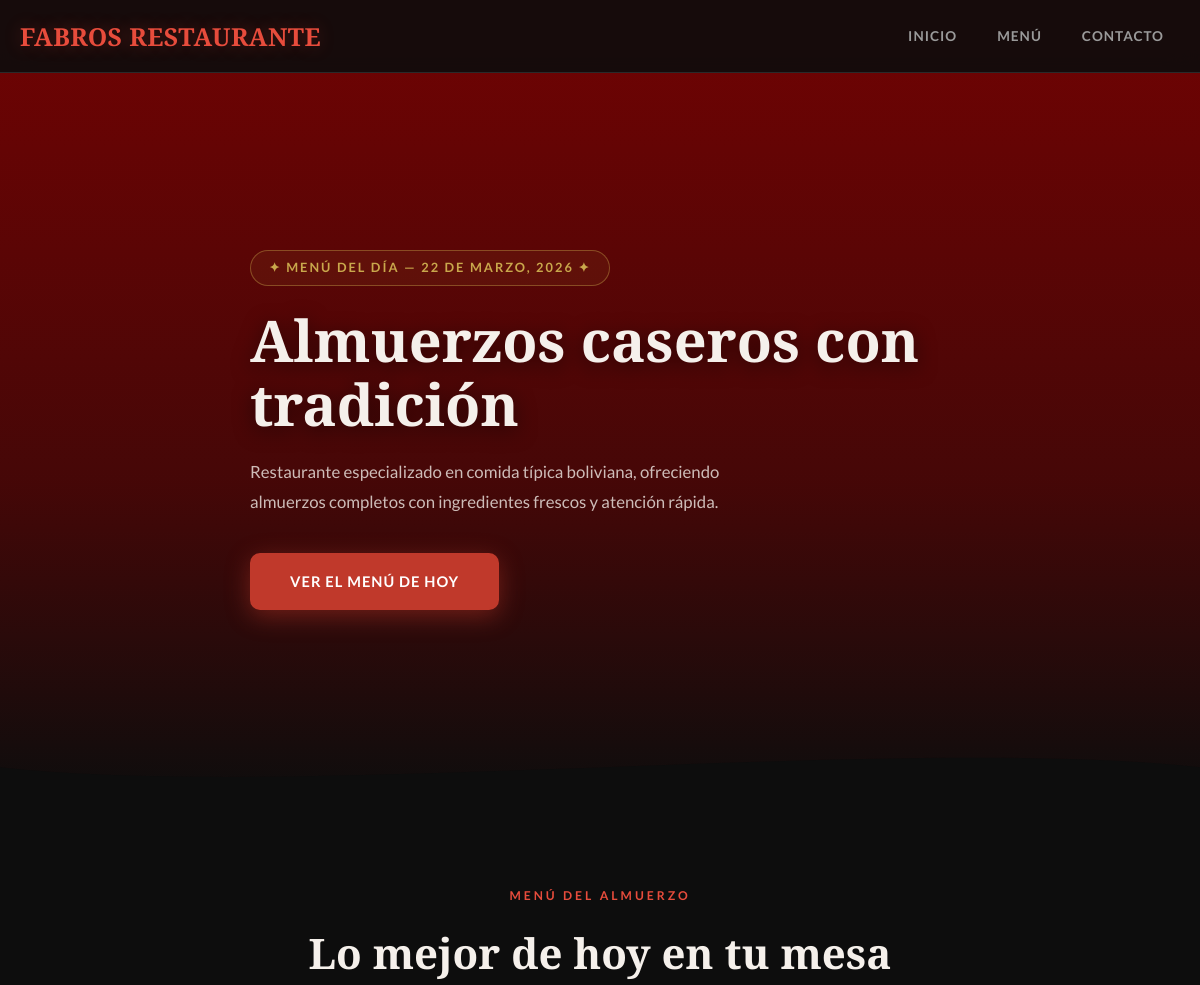
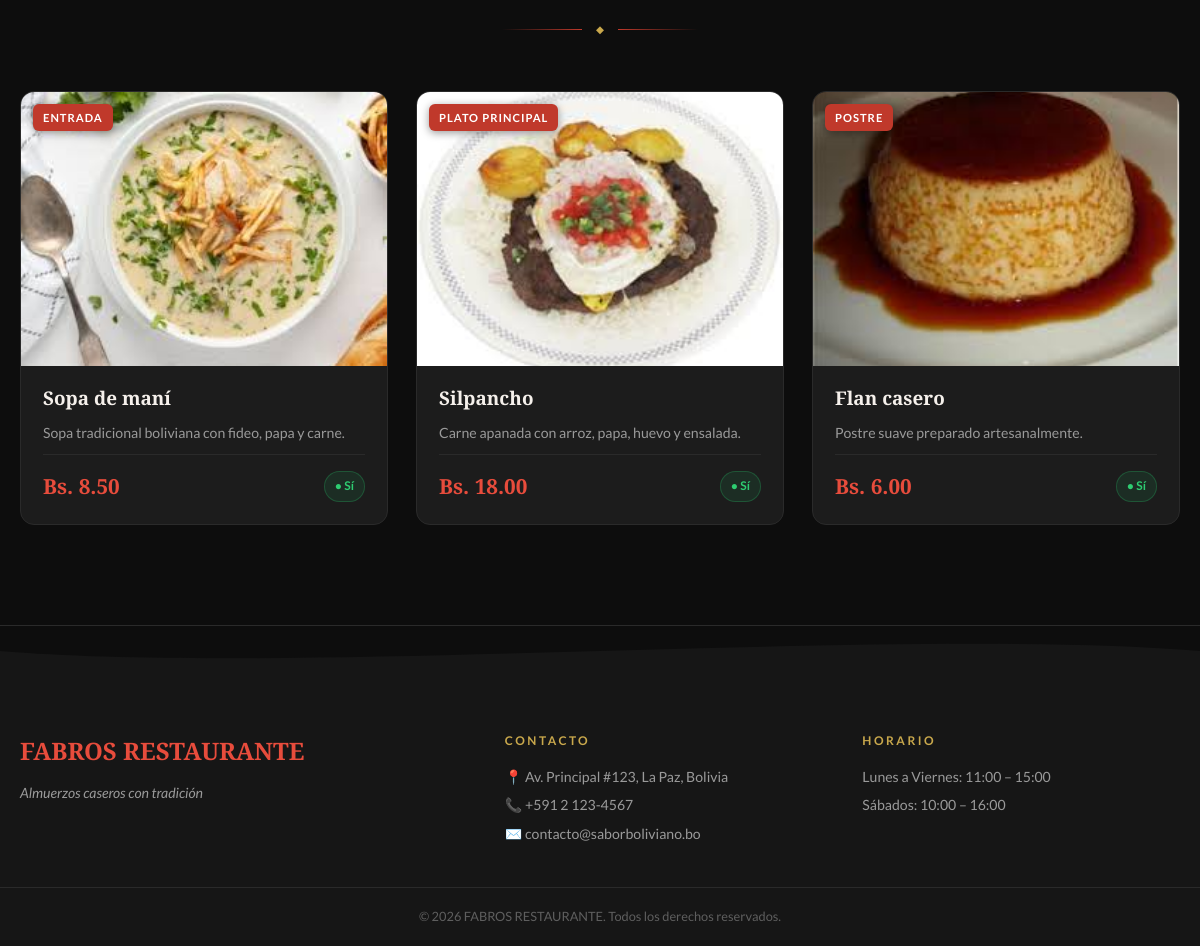
The page / on the database its author committed (2 pictures, top to bottom).
### tables this page shows
CREATE TABLE restaurante (
        id INTEGER PRIMARY KEY AUTOINCREMENT,
        nombre TEXT NOT NULL,
        eslogan TEXT,
        descripcion TEXT NOT NULL,
        logo TEXT,
        imagen_portada TEXT
    );

CREATE TABLE menu_almuerzo (
        id INTEGER PRIMARY KEY AUTOINCREMENT,
        fecha DATE NOT NULL,
        nombre_plato TEXT NOT NULL,
        descripcion TEXT NOT NULL,
        categoria TEXT NOT NULL,
        precio REAL NOT NULL,
        imagen TEXT,
        disponible TEXT NOT NULL
    );

### app.py (the view)
@app.route('/')
def index():
    conn = get_db_connection()
    restaurante = conn.execute('SELECT * FROM restaurante LIMIT 1').fetchone()
    menu = conn.execute(
        "SELECT * FROM menu_almuerzo WHERE fecha = '2026-03-22'"
    ).fetchall()
    conn.close()
    print(menu)
    return render_template('index.html', restaurante=restaurante, menu=menu)

### app.py (called while the page is built)
def get_db_connection():
    conn = sqlite3.connect('database.db')
    conn.row_factory = sqlite3.Row  # permite acceder a columnas por nombre
    return conn

### templates/index.html (shortened to what this page needs)
<!DOCTYPE html>
<html lang="es">
<head>
    <link rel="stylesheet" href="{{ url_for('static', filename='css/style.css') }}" />
</head>
<body>
<header class="site-header">
    <div class="container header-inner">
        <a class="brand" href="#">
            <span class="brand-name">{{ restaurante['nombre'] }}</span>
        </a>
        <nav class="nav">
            <a href="#inicio">Inicio</a>
            <a href="#menu">Menú</a>
            <a href="#contacto">Contacto</a>
        </nav>
    </div>
</header>
<section class="hero" id="inicio">
    <div class="hero-bg">
    </div>
    <div class="hero-overlay"></div>
    <div class="container hero-content">
        <span class="hero-badge">✦ Menú del Día — 22 de Marzo, 2026 ✦</span>
        <h1 class="hero-title">{{ restaurante['eslogan'] }}</h1>
        <p class="hero-desc">{{ restaurante['descripcion'] }}</p>
        <a href="#menu" class="btn-hero">Ver el Menú de Hoy</a>
    </div>
    <div class="hero-wave">
        <svg viewBox="0 0 1440 80" preserveAspectRatio="none" xmlns="http://www.w3.org/2000/svg">
            <path d="M0,40 C360,80 1080,0 1440,40 L1440,80 L0,80 Z" fill="#0d0d0d"/>
        </svg>
    </div>
</section>
<section class="menu-section" id="menu">
    <div class="container">
        <div class="section-head">
            <span class="section-label">Menú del Almuerzo</span>
            <h2 class="section-title">Lo mejor de hoy en tu mesa</h2>
            <div class="section-divider">
                <span></span>
                <span class="diamond">◆</span>
                <span></span>
            </div>
        </div>
        {% if menu %}
        <div class="menu-grid">
            {% for plato in menu %}
            <article class="plato-card">
                <div class="plato-img-wrap">
                    <img
                        src="{{ url_for('static', filename=plato['imagen']) }}"
                        alt="{{ plato['nombre_plato'] }}"
                        class="plato-img"
                        onerror="this.style.display='none'"
                    />
                    <span class="plato-categoria">{{ plato['categoria'] }}</span>
                </div>
                <div class="plato-info">
                    <h3 class="plato-nombre">{{ plato['nombre_plato'] }}</h3>
                    <p class="plato-desc">{{ plato['descripcion'] }}</p>
                    <div class="plato-footer">
                        <span class="plato-precio">Bs. {{ "%.2f"|format(plato['precio']) }}</span>
                        <span class="plato-disponible disponible">● {{ plato['disponible'] }}</span>
                    </div>
                </div>
            </article>
            {% endfor %}
        </div>
        {% else %}
        <p class="menu-vacio">No hay platos disponibles para esta fecha.</p>
        {% endif %}
    </div>
</section>
<footer class="site-footer" id="contacto">
    <div class="footer-wave">
        <svg viewBox="0 0 1440 60" preserveAspectRatio="none" xmlns="http://www.w3.org/2000/svg">
            <path d="M0,30 C360,60 1080,0 1440,30 L1440,0 L0,0 Z" fill="#0d0d0d"/>
        </svg>
    </div>
    <div class="container footer-inner">
        <div class="footer-col">
            <h3 class="footer-brand">{{ restaurante['nombre'] }}</h3>
            <p class="footer-eslogan">{{ restaurante['eslogan'] }}</p>
        </div>
        <div class="footer-col">
            <h4 class="footer-heading">Contacto</h4>
            <p>📍 Av. Principal #123, La Paz, Bolivia</p>
            <p>📞 +591 2 123-4567</p>
            <p>✉️ contacto@saborboliviano.bo</p>
        </div>
        <div class="footer-col">
            <h4 class="footer-heading">Horario</h4>
            <p>Lunes a Viernes: 11:00 – 15:00</p>
            <p>Sábados: 10:00 – 16:00</p>
        </div>
    </div>
    <div class="footer-bottom">
        <p>&copy; 2026 {{ restaurante['nombre'] }}. Todos los derechos reservados.</p>
    </div>
</footer>
</body>
</html>

### rows shown on the page
restaurante: nombre "FABROS RESTAURANTE", eslogan "Almuerzos caseros con tradición", descripcion "Restaurante especializado en comida típica boliviana, ofreciendo almuerzos completos con ingredientes frescos y atención rápida."
menu_almuerzo: imagen (picture), categoria "ENTRADA", nombre_plato "Sopa de maní", descripcion "Sopa tradicional boliviana con fideo, papa y carne.", precio "8.50", disponible "Sí"
menu_almuerzo: imagen (picture), categoria "PLATO PRINCIPAL", nombre_plato "Silpancho", descripcion "Carne apanada con arroz, papa, huevo y ensalada.", precio "18.00", disponible "Sí"
menu_almuerzo: imagen (picture), categoria "POSTRE", nombre_plato "Flan casero", descripcion "Postre suave preparado artesanalmente.", precio "6.00", disponible "Sí"
